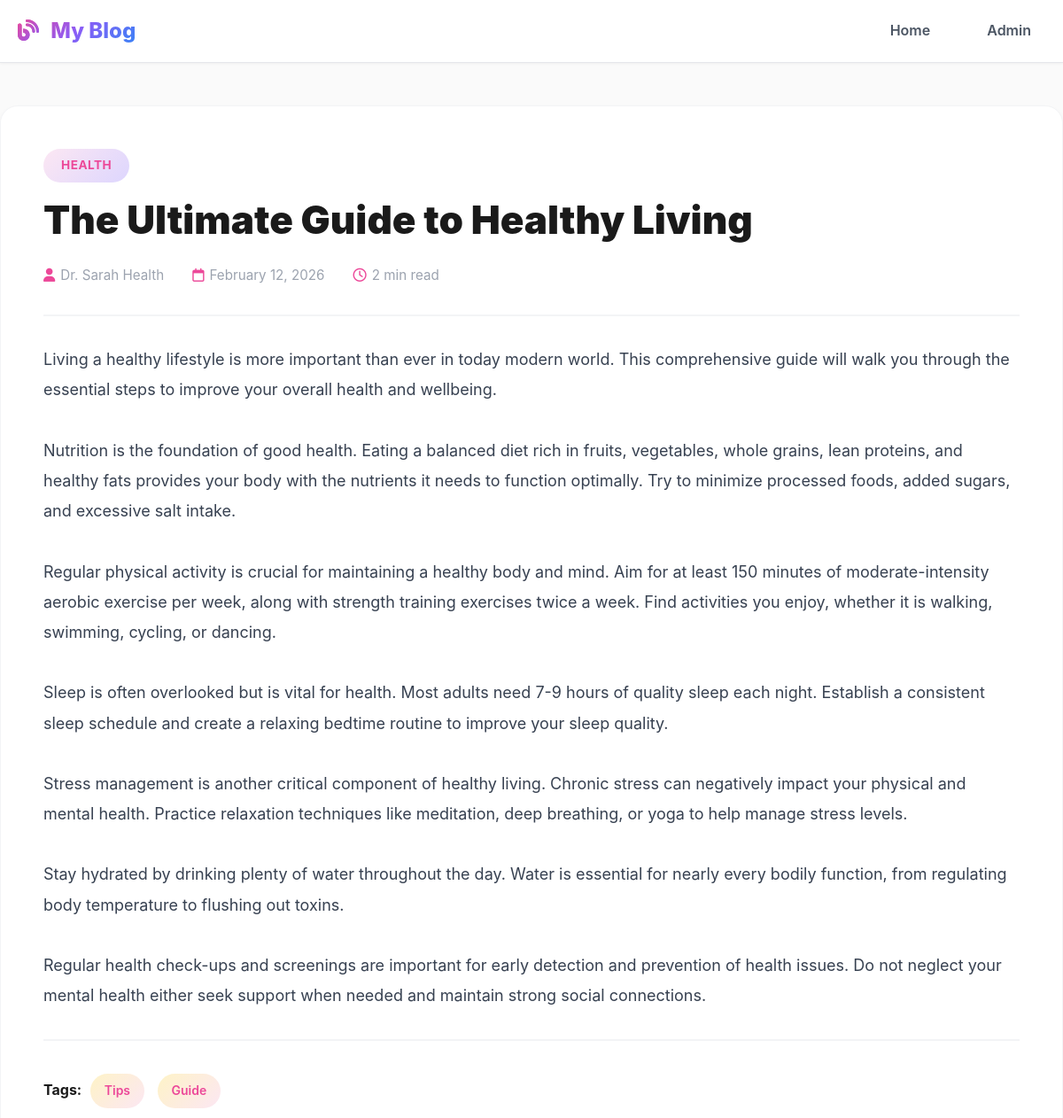
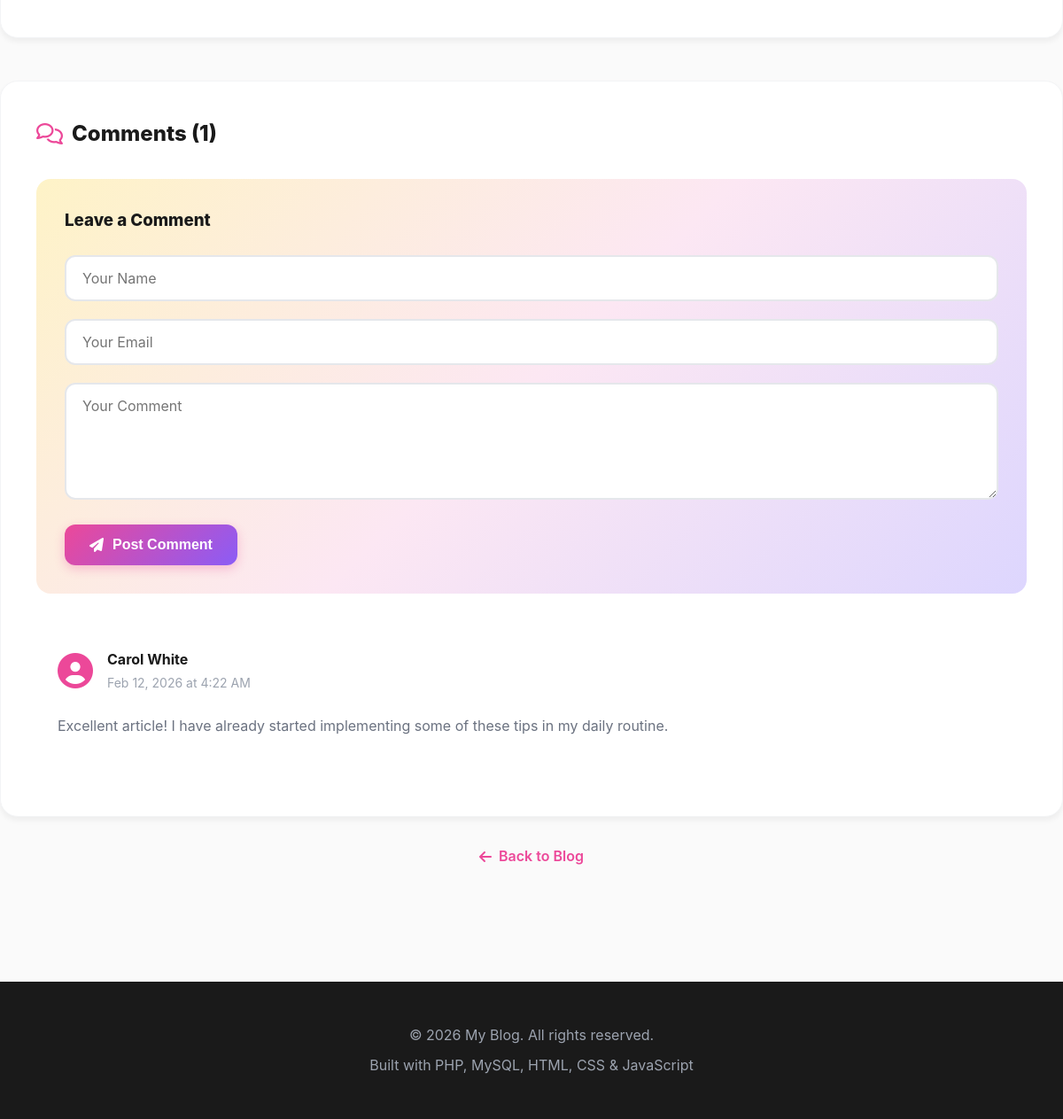
/post.php?id=2, run on the app's committed database (2 pictures, top to bottom).
### tables this page shows
CREATE TABLE IF NOT EXISTS posts (
    id INT PRIMARY KEY AUTO_INCREMENT,
    title VARCHAR(255) NOT NULL,
    content TEXT NOT NULL,
    category_id INT,
    author VARCHAR(100),
    created_at TIMESTAMP DEFAULT CURRENT_TIMESTAMP,
    updated_at TIMESTAMP DEFAULT CURRENT_TIMESTAMP ON UPDATE CURRENT_TIMESTAMP,
    FOREIGN KEY (category_id) REFERENCES categories(id) ON DELETE SET NULL
);

CREATE TABLE IF NOT EXISTS categories (
    id INT PRIMARY KEY AUTO_INCREMENT,
    name VARCHAR(100) NOT NULL,
    created_at TIMESTAMP DEFAULT CURRENT_TIMESTAMP
);

CREATE TABLE IF NOT EXISTS tags (
    id INT PRIMARY KEY AUTO_INCREMENT,
    name VARCHAR(50) NOT NULL UNIQUE,
    created_at TIMESTAMP DEFAULT CURRENT_TIMESTAMP
);

CREATE TABLE IF NOT EXISTS comments (
    id INT PRIMARY KEY AUTO_INCREMENT,
    post_id INT,
    name VARCHAR(100) NOT NULL,
    email VARCHAR(100) NOT NULL,
    comment TEXT NOT NULL,
    created_at TIMESTAMP DEFAULT CURRENT_TIMESTAMP,
    FOREIGN KEY (post_id) REFERENCES posts(id) ON DELETE CASCADE
);

### post.php (the view, shortened to what this page needs)
<?php
require_once 'includes/config.php';
$post_id = isset($_GET['id']) ? (int)$_GET['id'] : 0;
$query = "SELECT p.*, c.name as category_name
          FROM posts p
          LEFT JOIN categories c ON p.category_id = c.id
          WHERE p.id = ?";
$stmt = $conn->prepare($query);
$stmt->bind_param("i", $post_id);
$stmt->execute();
$result = $stmt->get_result();
$post = $result->fetch_assoc();
$tags_query = "SELECT t.name FROM tags t
               JOIN post_tags pt ON t.id = pt.tag_id
               WHERE pt.post_id = ?";
$stmt = $conn->prepare($tags_query);
$stmt->bind_param("i", $post_id);
$stmt->execute();
$tags_result = $stmt->get_result();
$comments_query = "SELECT * FROM comments WHERE post_id = ? ORDER BY created_at DESC";
$stmt = $conn->prepare($comments_query);
$stmt->bind_param("i", $post_id);
$stmt->execute();
$comments = $stmt->get_result();
include 'includes/header.php';
?>
<div class="container post-detail">
    <article class="post-content">
        <div class="post-header">
            <span class="category-badge"><?php echo htmlspecialchars($post['category_name']); ?></span>
            <h1><?php echo htmlspecialchars($post['title']); ?></h1>
            <div class="post-info">
                <span><i class="fas fa-user"></i> <?php echo htmlspecialchars($post['author']); ?></span>
                <span><i class="far fa-calendar"></i> <?php echo date('F d, Y', strtotime($post['created_at'])); ?></span>
                <span><i class="far fa-clock"></i> <?php echo ceil(str_word_count($post['content']) / 200); ?> min read</span>
            </div>
        </div>
        <div class="post-body">
            <?php echo nl2br(htmlspecialchars($post['content'])); ?>
        </div>
        <?php if ($tags_result->num_rows > 0): ?>
            <div class="post-tags">
                <strong>Tags:</strong>
                <?php while($tag = $tags_result->fetch_assoc()): ?>
                    <span class="tag"><?php echo htmlspecialchars($tag['name']); ?></span>
                <?php endwhile; ?>
            </div>
        <?php endif; ?>
    </article>
    <section class="comments-section">
        <h2><i class="far fa-comments"></i> Comments (<?php echo $comments->num_rows; ?>)</h2>
        <div class="comment-form">
            <h3>Leave a Comment</h3>
            <form method="POST" action="">
                <div class="form-group">
                    <input type="text" name="name" placeholder="Your Name" required>
                </div>
                <div class="form-group">
                    <input type="email" name="email" placeholder="Your Email" required>
                </div>
                <div class="form-group">
                    <textarea name="comment" rows="5" placeholder="Your Comment" required></textarea>
                </div>
                <button type="submit" name="submit_comment" class="btn btn-primary">
                    <i class="fas fa-paper-plane"></i> Post Comment
                </button>
            </form>
        </div>
        <div class="comments-list">
            <?php if ($comments->num_rows > 0): ?>
                <?php while($comment = $comments->fetch_assoc()): ?>
                    <div class="comment">
                        <div class="comment-header">
                            <div class="comment-avatar">
                                <i class="fas fa-user-circle"></i>
                            </div>
                            <div class="comment-meta">
                                <strong><?php echo htmlspecialchars($comment['name']); ?></strong>
                                <span class="comment-date"><?php echo date('M d, Y \a\t g:i A', strtotime($comment['created_at'])); ?></span>
                            </div>
                        </div>
                        <div class="comment-body">
                            <?php echo nl2br(htmlspecialchars($comment['comment'])); ?>
                        </div>
                    </div>
                <?php endwhile; ?>
            <?php else: ?>
                <p class="no-comments">No comments yet. Be the first to comment!</p>
            <?php endif; ?>
        </div>
    </section>
    <div class="back-link">
        <a href="index.php"><i class="fas fa-arrow-left"></i> Back to Blog</a>
    </div>
</div>
<?php include 'includes/footer.php'; ?>

### css/style.css (style rules this page uses)
* { margin: 0; padding: 0; box-sizing: border-box; }
body { font-family: 'Inter', -apple-system, BlinkMacSystemFont, 'Segoe UI', Roboto, sans-serif; line-height: 1.6; color: #1a1a1a; background: #fafafa; }
a { text-decoration: none; color: inherit; transition: all 0.3s ease; }
.container { max-width: 1200px; margin: 0 auto; padding: 0 20px; }
.post-detail { padding: 3rem 0; }
.post-content { background: #ffffff; border-radius: 20px; padding: 3rem; box-shadow: 0 4px 6px rgba(0,0,0,0.05); margin-bottom: 3rem; border: 1px solid #f3f4f6; }
.post-header { border-bottom: 2px solid #f3f4f6; padding-bottom: 2rem; margin-bottom: 2rem; }
.category-badge { background: linear-gradient(135deg, #fce7f3 0%, #ddd6fe 100%); color: #ec4899; padding: 8px 20px; border-radius: 25px; font-size: 0.85rem; display: inline-block; margin-bottom: 1rem; font-weight: 700; text-transform: uppercase; letter-spacing: 0.5px; }
.post-header h1 { font-size: 2.75rem; margin-bottom: 1.5rem; color: #1a1a1a; font-weight: 900; line-height: 1.2; }
.post-info { display: flex; gap: 2rem; color: #9ca3af; font-size: 0.95rem; flex-wrap: wrap; }
.post-info span { display: flex; align-items: center; gap: 6px; }
.post-info i { color: #ec4899; }
.post-body { font-size: 1.125rem; line-height: 1.9; color: #374151; margin-bottom: 2rem; }
.post-tags { padding-top: 2rem; border-top: 2px solid #f3f4f6; }
.tag { display: inline-block; background: linear-gradient(135deg, #fef3c7 0%, #fce7f3 100%); padding: 8px 16px; border-radius: 20px; margin: 5px; font-size: 0.875rem; color: #ec4899; font-weight: 600; }
.comments-section { background: #ffffff; border-radius: 20px; padding: 2.5rem; box-shadow: 0 4px 6px rgba(0,0,0,0.05); margin-bottom: 2rem; border: 1px solid #f3f4f6; }
.comments-section h2 { margin-bottom: 2rem; color: #1a1a1a; font-weight: 800; display: flex; align-items: center; gap: 10px; }
.comments-section h2 i { color: #ec4899; }
.comment-form { background: linear-gradient(135deg, #fef3c7 0%, #fce7f3 50%, #ddd6fe 100%); padding: 2rem; border-radius: 16px; margin-bottom: 2rem; }
.comment-form h3 { margin-bottom: 1.5rem; color: #1a1a1a; font-weight: 800; }
.form-group { margin-bottom: 1.25rem; }
.form-group input, .form-group textarea, .form-group select { width: 100%; padding: 14px 18px; border: 2px solid #e5e7eb; border-radius: 12px; font-size: 1rem; font-family: inherit; transition: all 0.3s; background: #ffffff; }
.btn { padding: 14px 28px; border: none; border-radius: 12px; cursor: pointer; font-size: 1rem; font-weight: 700; transition: all 0.3s; display: inline-flex; align-items: center; gap: 10px; }
.btn-primary { background: linear-gradient(135deg, #ec4899, #8b5cf6); color: white; box-shadow: 0 4px 12px rgba(236, 72, 153, 0.3); }
.comment { padding: 1.5rem; border-bottom: 1px solid #f3f4f6; margin-bottom: 1.5rem; transition: background 0.3s; }
.comment:last-child { border-bottom: none; }
.comment-header { display: flex; align-items: center; gap: 1rem; margin-bottom: 1rem; }
.comment-avatar { font-size: 2.5rem; color: #ec4899; }
.comment-meta strong { display: block; color: #1a1a1a; font-weight: 700; }
.comment-date { color: #9ca3af; font-size: 0.875rem; }
.comment-body { color: #6b7280; line-height: 1.7; }
.back-link { text-align: center; margin-top: 2rem; }
.back-link a { color: #ec4899; font-weight: 600; display: inline-flex; align-items: center; gap: 8px; }

### data on the page
posts: category.name "HEALTH", title "The Ultimate Guide to Healthy Living", author "Dr. Sarah Health", created_at "February 12, 2026", ceil(str_word_count($post['content'])/200) "2", content "Living a healthy lifestyle is more important than ever in today modern world. This comprehensive guide will walk you through the essential steps to improve your overall health and wellbeing. Nutrition is the foundation of good health. Eating a balanced diet rich in fruits, vegetables, whole grains, lean proteins, and healthy fats provides your body with the nutrients it needs to function optimally. Try to minimize processed foods, added sugars, and excessive salt intake. Regular physical activity is crucial for maintaining a healthy body and mind. Aim for at least 150 minutes of moderate-intensity aerobic exercise per week, along with strength training exercises twice a week. Find…"
tags: name "Tips"
tags: name "Guide"
comments: name "Carol White", created_at "Feb 12, 2026 at 4:22 AM", comment "Excellent article! I have already started implementing some of these tips in my daily routine."

### other printed values
SITE_NAME "My Blog"
$comments->num_rows "1"
